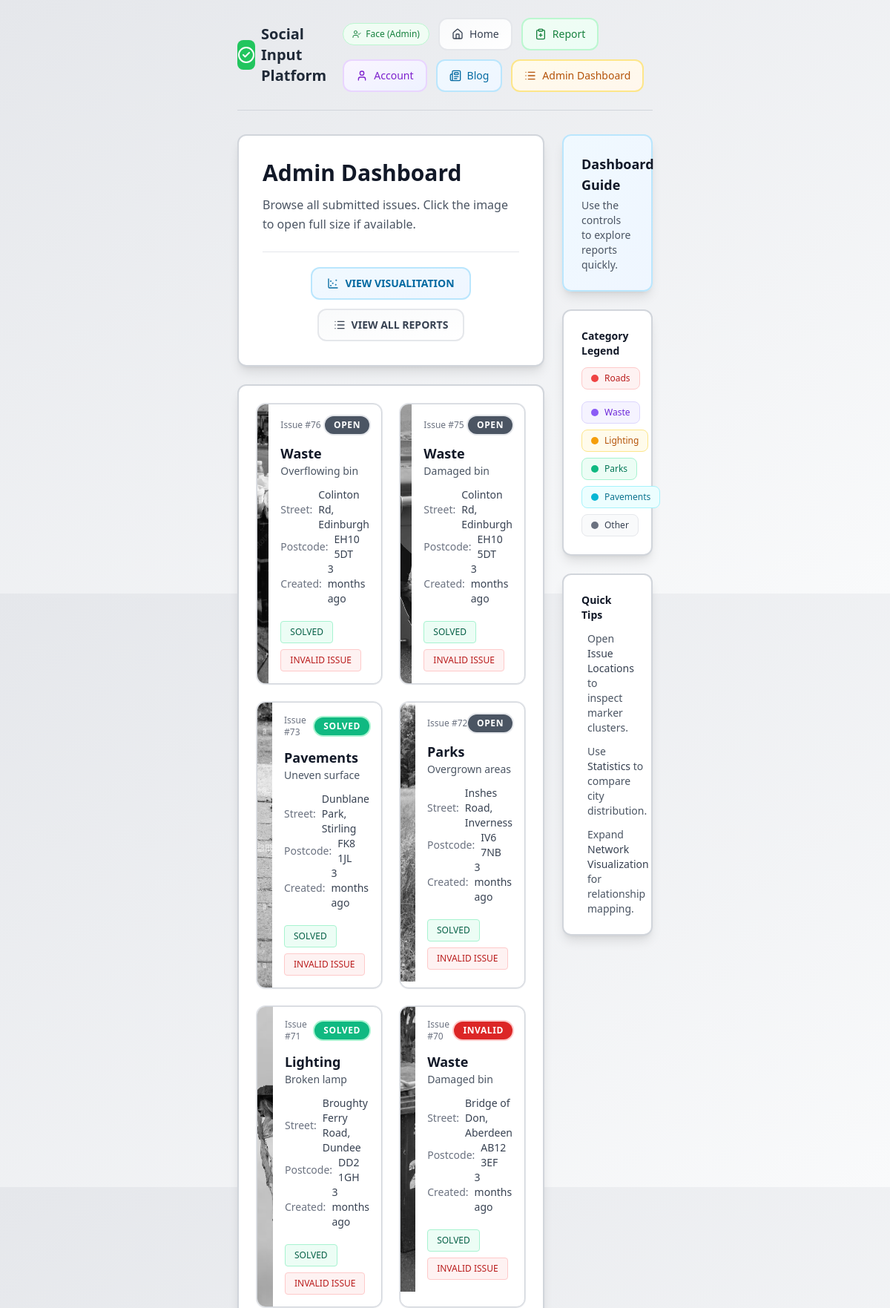
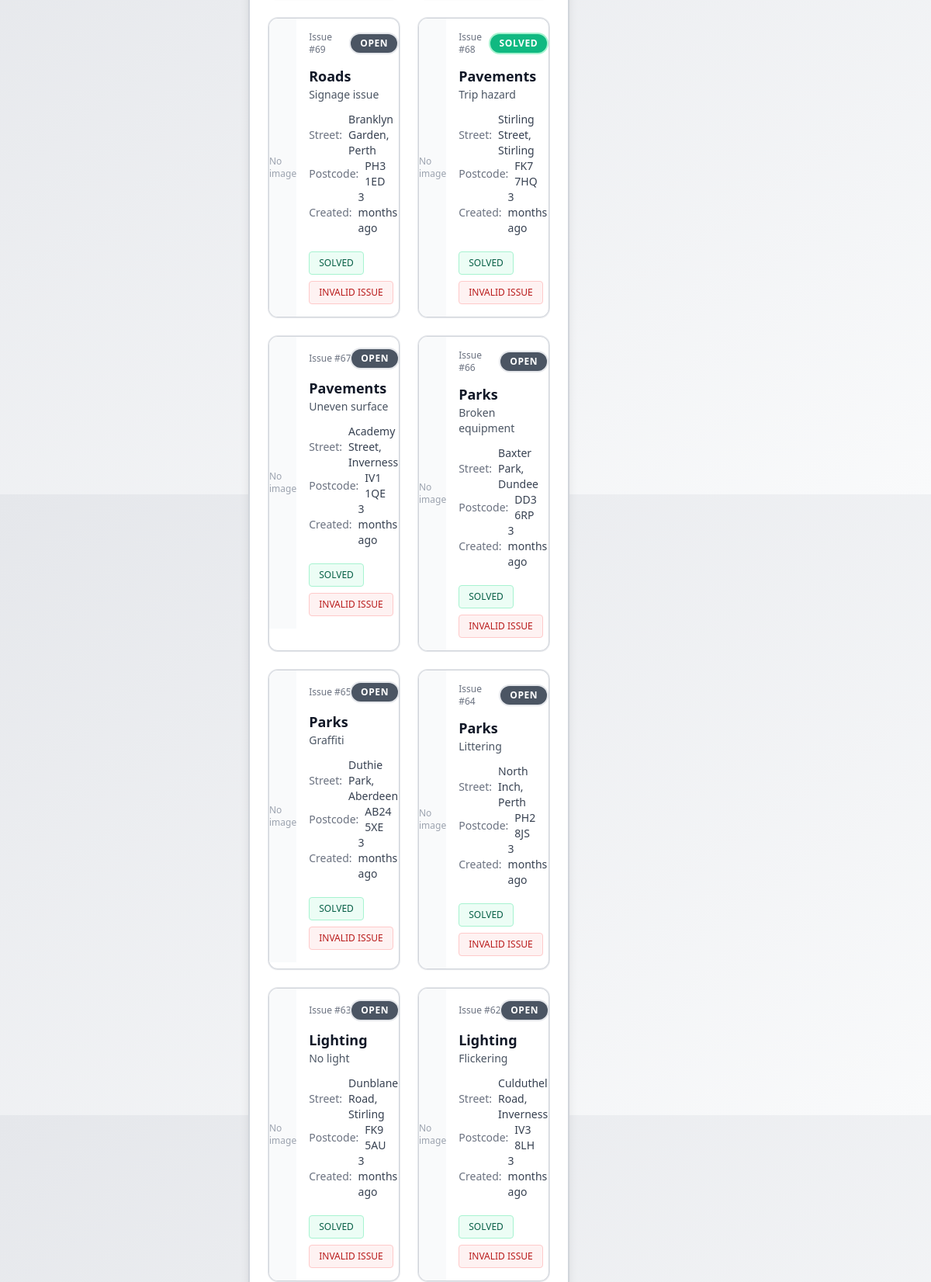
The app's page /issues.php?action=reports (signed in, upper part) with its own data (2 pictures, top to bottom).
### tables this page shows
CREATE TABLE reports (
      id INTEGER PRIMARY KEY AUTOINCREMENT,
      post_code TEXT NOT NULL,
      street TEXT NOT NULL,
      category TEXT,
      subcategory TEXT,
      image TEXT,
      created_at INT
    , status TEXT DEFAULT 'open', description TEXT);

### issues.php (the view, shortened to what this page needs)
<?php
$errors = [];
$reports = [];
$currentAction = $_GET['action'] ?? '';
function format_relative_time($timestamp) {
  $now = time();
  $diff = $now - $timestamp;
  $future = $diff < 0;
  $diff = abs($diff);
  $units = [
    31536000 => 'year',
    2592000  => 'month',
    604800   => 'week',
    86400    => 'day',
    3600     => 'hour',
    60       => 'minute'
  ];
  foreach ($units as $secs => $name) {
    if ($diff >= $secs) {
      $value = (int) floor($diff / $secs);
      $label = $name . ($value === 1 ? '' : 's');
      return $future ? "in {$value} {$label}" : "{$value} {$label} ago";
    }
  }
  return $future ? 'in a moment' : 'just now';
}
$dbDir = __DIR__ . DIRECTORY_SEPARATOR . 'DATABASE';
$dbFile = $dbDir . DIRECTORY_SEPARATOR . 'reports.sqlite';
$dsn = 'sqlite:' . $dbFile;
try {
    $pdo = new PDO($dsn);
    $pdo->setAttribute(PDO::ATTR_ERRMODE, PDO::ERRMODE_EXCEPTION);
    $stmt = $pdo->query('SELECT id, post_code, street, category, subcategory, description, image, created_at, status FROM reports ORDER BY created_at DESC, id DESC');
    $reports = $stmt->fetchAll(PDO::FETCH_ASSOC);
} catch (PDOException $e) {
    $errors[] = 'Database error: ' . $e->getMessage();
}
?>
<!doctype html>
<html lang="en">
<head>
  <script src="https://cdn.tailwindcss.com"></script>
  <link rel="stylesheet" href="https://unpkg.com/leaflet@1.9.4/dist/leaflet.css" />
</head>
<body class="bg-gradient-to-br from-gray-200 to-gray-50 min-h-screen p-6 px-80">
  <?php include __DIR__ . '/ASSETS/header.php'; ?>
  <div class="grid grid-cols-1 lg:grid-cols-4 gap-6">
    <div class="lg:col-span-3 space-y-6">
      <div class="bg-white p-8 rounded-xl shadow-lg border-2 border-gray-300">
        <h1 class="text-3xl font-bold mb-3 text-gray-900">Admin Dashboard</h1>
        <p class="text-gray-600 leading-relaxed">Browse all submitted issues. Click the image to open full size if available.</p>
        <div class="mt-6 pt-5 border-t border-gray-200">
          <div class="flex flex-wrap items-center justify-center gap-3">
            <a href="?action=visualisation" class="group inline-flex items-center gap-2 px-5 py-2.5 text-sm rounded-xl border-2 border-sky-200 bg-gradient-to-br from-sky-50 to-blue-50 text-sky-700 hover:border-sky-300 hover:shadow-md transition-all duration-200 font-semibold">
              <i data-lucide="chart-scatter" class="w-4 h-4 group-hover:scale-110 transition-transform"></i>
              VIEW VISUALITATION
            </a>
            <a href="?action=reports" class="group inline-flex items-center gap-2 px-5 py-2.5 text-sm rounded-xl border-2 border-gray-200 bg-gradient-to-br from-gray-50 to-white text-gray-700 hover:border-gray-300 hover:shadow-md transition-all duration-200 font-semibold">
              <i data-lucide="list" class="w-4 h-4 group-hover:scale-110 transition-transform"></i>
              VIEW ALL REPORTS
            </a>
          </div>
        </div>
      </div>
      <?php if ($currentAction === 'reports'): ?>
      <div class="bg-white p-6 rounded-xl shadow-lg border-2 border-gray-300">
        <?php if (empty($reports)): ?>
          <div class="px-4 py-6 text-center text-gray-500">No reports yet.</div>
        <?php else: ?>
          <div class="grid grid-cols-1 md:grid-cols-2 gap-6">
            <?php foreach ($reports as $r): ?>
              <?php
                $status = $r['status'] ?? 'open';
                $created = $r['created_at'] ?? '';
                $createdText = '';
                $createdTitle = '';
                if (is_numeric($created) && (int)$created > 0) {
                  $createdTs = (int)$created;
                  $createdText = format_relative_time($createdTs);
                  $createdTitle = date('Y-m-d H:i', $createdTs);
                } else {
                  $createdText = htmlspecialchars($created);
                }
                $img = $r['image'] ?? '';
                $localPath = __DIR__ . DIRECTORY_SEPARATOR . 'REPORT_IMAGES' . DIRECTORY_SEPARATOR . $img;
                $src = '';
                if ($img && filter_var($img, FILTER_VALIDATE_URL)) {
                  $src = $img;
                } elseif ($img && file_exists($localPath)) {
                  $src = 'REPORT_IMAGES/' . rawurlencode($img);
                }
              ?>
              <div class="border border-gray-300 rounded-xl overflow-hidden bg-white shadow-sm ring-1 ring-gray-200">
                <div class="flex flex-col md:flex-row">
                  <div class="md:w-1/3 bg-gray-50">
                    <?php if ($src): ?>
                      <img src="<?php echo htmlspecialchars($src); ?>" alt="img" class="w-full h-48 md:h-full object-cover cursor-pointer issue-thumb" data-id="<?php echo (int)$r['id']; ?>" data-category="<?php echo htmlspecialchars($r['category'] ?? ''); ?>" data-subcategory="<?php echo htmlspecialchars($r['subcategory'] ?? ''); ?>" onclick="openImageModal(this)" />
                    <?php else: ?>
                      <div class="w-full h-48 md:h-full flex items-center justify-center text-xs text-gray-400">No image</div>
                    <?php endif; ?>
                  </div>
                  <div class="flex-1 p-4 space-y-3">
                    <div class="flex items-center justify-between">
                      <div class="text-xs text-gray-500">Issue #<?php echo (int)$r['id']; ?></div>
                      <?php if ($status === 'fixed'): ?>
                        <span class="inline-flex items-center gap-1 px-3 py-1 text-xs font-bold uppercase tracking-wider rounded-full bg-emerald-500 text-white shadow-sm ring-2 ring-emerald-200">Solved</span>
                      <?php elseif ($status === 'invalid'): ?>
                        <span class="inline-flex items-center gap-1 px-3 py-1 text-xs font-bold uppercase tracking-wider rounded-full bg-red-600 text-white shadow-sm ring-2 ring-red-200">Invalid</span>
                      <?php else: ?>
                        <span class="inline-flex items-center gap-1 px-3 py-1 text-xs font-bold uppercase tracking-wider rounded-full bg-gray-600 text-white shadow-sm ring-2 ring-gray-200">Open</span>
                      <?php endif; ?>
                    </div>
                    <div>
                      <div class="text-lg font-semibold text-gray-900"><?php echo htmlspecialchars($r['category'] ?? 'Other'); ?></div>
                      <?php if (!empty($r['subcategory'])): ?>
                        <div class="text-sm text-gray-600"><?php echo htmlspecialchars($r['subcategory']); ?></div>
                      <?php endif; ?>
                    </div>
                    <div class="text-sm text-gray-700">
                      <div class="flex items-center gap-2">
                        <span class="text-gray-500">Street:</span>
                        <span><?php echo htmlspecialchars($r['street'] ?? ''); ?></span>
                      </div>
                      <div class="flex items-center gap-2">
                        <span class="text-gray-500">Postcode:</span>
                        <span><?php echo htmlspecialchars($r['post_code'] ?? ''); ?></span>
                      </div>
                      <div class="flex items-center gap-2">
                        <span class="text-gray-500">Created:</span>
                        <span<?php echo $createdTitle ? ' title="' . htmlspecialchars($createdTitle) . '"' : ''; ?>><?php echo $createdText; ?></span>
                      </div>
                    </div>
                    <div class="flex flex-wrap gap-2 pt-2">
                      <form method="post" class="inline">
                        <button type="submit" class="px-3 py-1.5 text-xs rounded border border-emerald-200 bg-emerald-50 text-emerald-800 hover:bg-emerald-100">SOLVED</button>
                      </form>
                      <form method="post" class="inline" onsubmit="return confirm('Mark this issue as invalid?');">
                        <button type="submit" class="px-3 py-1.5 text-xs rounded border border-red-200 bg-red-50 text-red-700 hover:bg-red-100">INVALID ISSUE</button>
                      </form>
                    </div>
                  </div>
                </div>
              </div>
            <?php endforeach; ?>
          </div>
        <?php endif; ?>
      </div>
      <?php endif; ?>
    </div>
    <aside class="space-y-6">
      <div class="bg-gradient-to-br from-sky-50 to-blue-50 p-6 rounded-xl shadow-lg border-2 border-sky-200">
        <h2 class="text-lg font-bold text-gray-900 mb-1">Dashboard Guide</h2>
        <p class="text-sm text-gray-600">Use the controls to explore reports quickly.</p>
      </div>
      <div class="bg-white p-6 rounded-xl shadow-lg border-2 border-gray-300">
        <h3 class="text-sm font-bold text-gray-900 mb-3">Category Legend</h3>
        <div class="space-y-2">
          <div class="inline-flex items-center gap-2 px-3 py-1.5 rounded-lg bg-red-50 border border-red-200 mr-2 mb-2">
            <span class="w-2.5 h-2.5 rounded-full bg-red-500"></span><span class="text-xs font-medium text-red-700">Roads</span>
          </div>
          <div class="inline-flex items-center gap-2 px-3 py-1.5 rounded-lg bg-violet-50 border border-violet-200 mr-2 mb-2">
            <span class="w-2.5 h-2.5 rounded-full bg-violet-500"></span><span class="text-xs font-medium text-violet-700">Waste</span>
          </div>
          <div class="inline-flex items-center gap-2 px-3 py-1.5 rounded-lg bg-amber-50 border border-amber-200 mr-2 mb-2">
            <span class="w-2.5 h-2.5 rounded-full bg-amber-500"></span><span class="text-xs font-medium text-amber-700">Lighting</span>
          </div>
          <div class="inline-flex items-center gap-2 px-3 py-1.5 rounded-lg bg-emerald-50 border border-emerald-200 mr-2 mb-2">
            <span class="w-2.5 h-2.5 rounded-full bg-emerald-500"></span><span class="text-xs font-medium text-emerald-700">Parks</span>
          </div>
          <div class="inline-flex items-center gap-2 px-3 py-1.5 rounded-lg bg-cyan-50 border border-cyan-200 mr-2 mb-2">
            <span class="w-2.5 h-2.5 rounded-full bg-cyan-500"></span><span class="text-xs font-medium text-cyan-700">Pavements</span>
          </div>
          <div class="inline-flex items-center gap-2 px-3 py-1.5 rounded-lg bg-gray-50 border border-gray-200 mr-2 mb-2">
            <span class="w-2.5 h-2.5 rounded-full bg-gray-500"></span><span class="text-xs font-medium text-gray-700">Other</span>
          </div>
        </div>
      </div>
      <div class="bg-white p-6 rounded-xl shadow-lg border-2 border-gray-300">
        <h3 class="text-sm font-bold text-gray-900 mb-3">Quick Tips</h3>
        <div class="space-y-3 text-sm text-gray-600">
          <div class="flex gap-2">
            <p>Open <span class="font-medium text-gray-700">Issue Locations</span> to inspect marker clusters.</p>
          </div>
          <div class="flex gap-2">
            <p>Use <span class="font-medium text-gray-700">Statistics</span> to compare city distribution.</p>
          </div>
          <div class="flex gap-2">
            <p>Expand <span class="font-medium text-gray-700">Network Visualization</span> for relationship mapping.</p>
          </div>
        </div>
      </div>
    </aside>
  </div>
</body>
</html>

### ASSETS/header.php (shortened to what this page needs)
<?php
$isLoggedIn = !empty($_SESSION['logged_in']);
$username = $_SESSION['username'] ?? '';
$isAdmin = !empty($_SESSION['is_admin']);
?>
<header class="flex items-center justify-between mb-8 pb-6 border-b border-gray-300">
  <div class="flex items-center gap-2">
    <div class="w-10 h-10 rounded-lg bg-green-500 flex items-center justify-center">
      <i data-lucide="check-circle-2" class="w-6 h-6 text-white"></i>
    </div>
    <span class="text-xl font-bold text-gray-800">Social Input Platform</span>
  </div>
  <div class="flex flex-wrap gap-3 items-center">
    <div class="text-xs px-3 py-1.5 rounded-full border <?php echo $isLoggedIn ? 'border-green-200 bg-green-50 text-green-700' : 'border-gray-200 bg-gray-50 text-gray-600'; ?>">
      <?php if ($isLoggedIn): ?>
        <span class="flex items-center gap-1.5">
          <i data-lucide="user-check" class="w-3 h-3"></i>
          <?php echo $username ? htmlspecialchars($username) : 'User'; ?><?php echo $isAdmin ? ' (Admin)' : ''; ?>
        </span>
      <?php endif; ?>
    </div>
    <a href="index.php" class="group relative text-sm px-4 py-2.5 rounded-xl bg-gradient-to-br from-gray-50 to-white border-2 border-gray-200 text-gray-700 hover:border-gray-300 hover:shadow-md transition-all duration-200 font-medium">
      <span class="flex items-center gap-2">
        <i data-lucide="home" class="w-4 h-4 group-hover:scale-110 transition-transform"></i>
        Home
      </span>
    </a>
    <a href="report.php" class="group relative text-sm px-4 py-2.5 rounded-xl bg-gradient-to-br from-green-50 to-emerald-50 border-2 border-green-200 text-green-700 hover:border-green-300 hover:shadow-md transition-all duration-200 font-medium">
      <span class="flex items-center gap-2">
        <i data-lucide="clipboard-plus" class="w-4 h-4 group-hover:scale-110 transition-transform"></i>
        Report
      </span>
    </a>
    <a href="login.php" class="group relative text-sm px-4 py-2.5 rounded-xl bg-gradient-to-br from-purple-50 to-indigo-50 border-2 border-purple-200 text-purple-700 hover:border-purple-300 hover:shadow-md transition-all duration-200 font-medium">
      <span class="flex items-center gap-2">
        <i data-lucide="user" class="w-4 h-4 group-hover:scale-110 transition-transform"></i>
        Account
      </span>
    </a>
    <a href="blog.php" class="group relative text-sm px-4 py-2.5 rounded-xl bg-gradient-to-br from-sky-50 to-blue-50 border-2 border-sky-200 text-sky-700 hover:border-sky-300 hover:shadow-md transition-all duration-200 font-medium">
      <span class="flex items-center gap-2">
        <i data-lucide="newspaper" class="w-4 h-4 group-hover:scale-110 transition-transform"></i>
        Blog
      </span>
    </a>
    <?php if ($isLoggedIn): ?>
      <a href="issues.php" class="group relative text-sm px-4 py-2.5 rounded-xl bg-gradient-to-br from-amber-50 to-orange-50 border-2 border-amber-200 text-amber-700 hover:border-amber-300 hover:shadow-md transition-all duration-200 font-medium">
        <span class="flex items-center gap-2">
          <i data-lucide="list" class="w-4 h-4 group-hover:scale-110 transition-transform"></i>
          Admin Dashboard
        </span>
      </a>
    <?php endif; ?>
  </div>
</header>

### issues.php (style rules this page uses)
.issue-thumb { filter: grayscale(100%) saturate(0%) contrast(95%); transition: filter 0.2s ease; }

### records on screen
reports: image (picture), id "76", status "OPEN", category "Waste", subcategory "Overflowing bin", street "Colinton Rd, Edinburgh", post_code "EH10 5DT", created_at "3 months ago"
reports: image (picture), id "75", status "OPEN", category "Waste", subcategory "Damaged bin", street "Colinton Rd, Edinburgh", post_code "EH10 5DT", created_at "3 months ago"
reports: image (picture), id "73", status "SOLVED", category "Pavements", subcategory "Uneven surface", street "Dunblane Park, Stirling", post_code "FK8 1JL", created_at "3 months ago"
reports: image (picture), id "72", status "OPEN", category "Parks", subcategory "Overgrown areas", street "Inshes Road, Inverness", post_code "IV6 7NB", created_at "3 months ago"
reports: image (picture), id "71", status "SOLVED", category "Lighting", subcategory "Broken lamp", street "Broughty Ferry Road, Dundee", post_code "DD2 1GH", created_at "3 months ago"
reports: image (picture), id "70", status "INVALID", category "Waste", subcategory "Damaged bin", street "Bridge of Don, Aberdeen", post_code "AB12 3EF", created_at "3 months ago"
reports: shows "No image", id "69", status "OPEN", category "Roads", subcategory "Signage issue", street "Branklyn Garden, Perth", post_code "PH3 1ED", created_at "3 months ago"
reports: shows "No image", id "68", status "SOLVED", category "Pavements", subcategory "Trip hazard", street "Stirling Street, Stirling", post_code "FK7 7HQ", created_at "3 months ago"
reports: shows "No image", id "67", status "OPEN", category "Pavements", subcategory "Uneven surface", street "Academy Street, Inverness", post_code "IV1 1QE", created_at "3 months ago"
reports: shows "No image", id "66", status "OPEN", category "Parks", subcategory "Broken equipment", street "Baxter Park, Dundee", post_code "DD3 6RP", created_at "3 months ago"
reports: shows "No image", id "65", status "OPEN", category "Parks", subcategory "Graffiti", street "Duthie Park, Aberdeen", post_code "AB24 5XE", created_at "3 months ago"
reports: shows "No image", id "64", status "OPEN", category "Parks", subcategory "Littering", street "North Inch, Perth", post_code "PH2 8JS", created_at "3 months ago"
reports: shows "No image", id "63", status "OPEN", category "Lighting", subcategory "No light", street "Dunblane Road, Stirling", post_code "FK9 5AU", created_at "3 months ago"
reports: shows "No image", id "62", status "OPEN", category "Lighting", subcategory "Flickering", street "Culduthel Road, Inverness", post_code "IV3 8LH", created_at "3 months ago"

### other values on screen
$username "Face"
